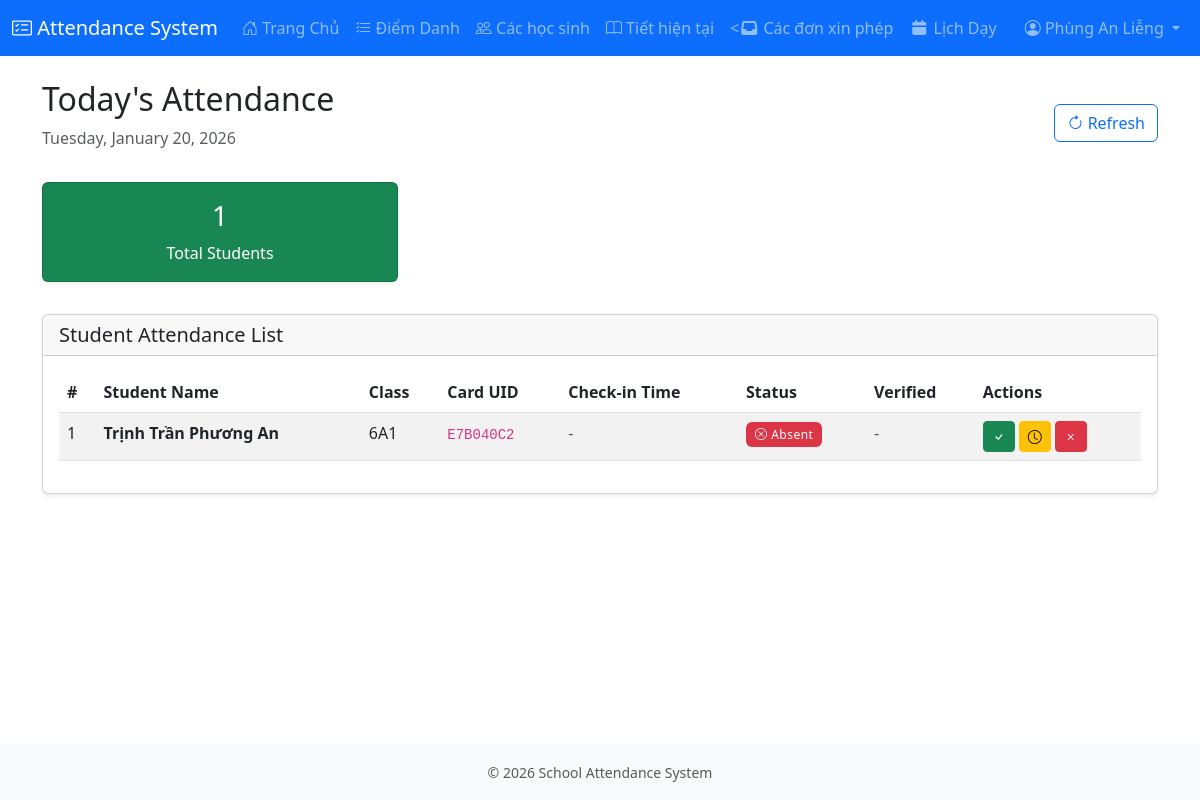
The app's page /teacher/attendance/ (signed in) with its own data.
### attendance/models.py (models this page shows, shortened)
class Teachers(models.Model):
    GENDER_CHOICES = [
        ('male', 'Nam'),
        ('female', 'Nữ'),
        ('other', 'Khác')
    ]
    teacher_id = UUIDv7Field(primary_key=True, editable=False)
    teacher_card_id = models.CharField(max_length=10, unique=True, blank=False, null=False)
    teacher_full_name = models.CharField(max_length=150, blank=False, null=False)
    teacher_gender = models.CharField(max_length=10, choices=GENDER_CHOICES, blank=True, null=True)
    teacher_birthday = models.DateField(null=True, blank=True)
    teacher_phone_number = models.CharField(
        max_length=20, unique=True, blank=True, null=True,
        validators=[RegexValidator(regex=r'^\d{10,11}$', message='Enter a valid 10-11 digit phone number')]
    )
    teacher_subject = models.CharField(max_length=30, blank=True, null=True)
    teacher_regular_address = models.CharField(max_length=255, blank=True, null=True)
    teacher_temporary_address = models.CharField(max_length=255, blank=True, null=True)
    teacher_profile_image = models.ImageField(
        upload_to=teacher_profile_path, null=True, blank=True,
        validators=[FileExtensionValidator(allowed_extensions=['jpg', 'jpeg', 'png'])]
    )
    created_at = models.DateTimeField(auto_now_add=True)
    updated_at = models.DateTimeField(auto_now=True)
    teacher_active_status = models.BooleanField(default=True)
    user = models.OneToOneField(User, on_delete=models.CASCADE, null=True, blank=True, related_name="teacher_profile")
    class Meta:
        db_table = 'teachers'
        ordering = ['teacher_full_name']
        indexes = [
            models.Index(fields=['teacher_card_id']),
            models.Index(fields=['teacher_active_status']),
        ]
        verbose_name = 'Teacher'
        verbose_name_plural = 'Teachers'

class Students(models.Model):
    GENDER_CHOICES = [
        ('male', 'Nam'),
        ('female', 'Nữ'),
        ('other', 'Khác')
    ]
    ROLE_CHOICES = [
        ('student', 'Học sinh'),
        ('lop_truong', 'Lớp trưởng'),
        ('lop_pho', 'Lớp phó'),
        ('to_truong', 'Tổ trưởng'),
    ]
    student_id = UUIDv7Field(primary_key=True, editable=False)
    student_card_uid = models.CharField(max_length=8, unique=True, blank=False, null=False, db_index=True)
    student_full_name = models.CharField(max_length=150, blank=False, null=False)
    student_class = models.ForeignKey(Class, on_delete=models.SET_NULL, null=True, related_name='students')
    student_gender = models.CharField(max_length=10, choices=GENDER_CHOICES, blank=True, null=True)
    student_birthday = models.DateField(null=True, blank=True)
    student_phone_number = models.CharField(
        max_length=20, unique=True, blank=True, null=True,
        validators=[RegexValidator(regex=r'^\d{10,11}$', message='Enter a valid 10-11 digit phone number')]
    )
    student_regular_address = models.CharField(max_length=255, blank=True, null=True)
    student_temporary_address = models.CharField(max_length=255, blank=True, null=True)
    student_profile_image = models.ImageField(
        upload_to=student_profile_path, null=True, blank=True,
        validators=[FileExtensionValidator(allowed_extensions=['jpg', 'jpeg', 'png'])]
    )
    student_role = models.CharField(
        max_length=20,
        choices=ROLE_CHOICES,
        default='student',
        null=True,  # Makes migration safe
        blank=True
    )
    to_number = models.IntegerField(
        null=True,
        blank=True,
        help_text="Tổ number (1-4)"
    )
    seat_number = models.IntegerField(
        null=True,
        blank=True,
        help_text="Seat in tổ (1-10)"
    )
    created_at = models.DateTimeField(auto_now_add=True)
    updated_at = models.DateTimeField(auto_now=True)
    student_active_status = models.BooleanField(default=True)
    class Meta:
        db_table = 'students'
        ordering = ['student_full_name']
        indexes = [
            models.Index(fields=['student_card_uid']),
            models.Index(fields=['student_active_status']),
            models.Index(fields=['student_class']),
            models.Index(fields=['student_full_name']),
            models.Index(fields=['student_role']),
        ]
        verbose_name = 'Student'
        verbose_name_plural = 'Students'

class Class(models.Model):
    class_id = UUIDv7Field(primary_key=True, editable=False)
    class_name = models.CharField(max_length=50)
    grade_level = models.IntegerField()
    academic_year = models.ForeignKey(AcademicYear, on_delete=models.CASCADE, related_name='classes')
    homeroom_teacher = models.ForeignKey('Teachers', models.SET_NULL, null=True, blank=True, related_name='homeroom_classes')
    created_at = models.DateTimeField(auto_now_add=True)
    class Meta:
        db_table = 'class'
        unique_together = [['class_name', 'academic_year'], ['homeroom_teacher', 'academic_year']]
        ordering = ['grade_level', 'class_name']
        verbose_name = 'Class'
        verbose_name_plural = 'Classes'

### attendance/views.py (the view)
# urls.py: path('teacher/attendance/', views.teacher_attendance_list, name='teacher_attendance_list'),
@login_required
def teacher_attendance_list(request):
	if not hasattr(request.user, 'teacher_profile'):
		return HttpResponse("Access denied")
	teacher = request.user.teacher_profile
	teacher_classes = teacher.homeroom_classes.all()
	if not teacher_classes.exists():
		return render(request, 'teacher/attendance_list.html', {
			'no_class': True
		})
	now = timezone.now()
	local_now = timezone.localtime(now)
	today = local_now.date()
	students = Students.objects.filter(
		student_class__in=teacher_classes,
		student_active_status=True
	).order_by('student_class', 'student_full_name')
	today_attendance = Attendance.objects.filter(
		check_in_date=today
	).select_related('student')
	attendance_dict = {att.student.student_id: att for att in today_attendance}
	student_attendance = []
	for student in students:
		attendance = attendance_dict.get(student.student_id)
		student_attendance.append({
			'student': student,
			'attendance': attendance,
			'status': attendance.status if attendance else 'absent',
			'check_in_time': attendance.check_in_time if attendance else None,
		})
	context = {
		'teacher': teacher,
		'student_attendance': student_attendance,
		'today': today,
	}
	return render(request, 'teacher/attendance_list.html', context)

### attendance/templates/teacher/attendance_list.html (shortened to what this page needs)
{% extends 'base.html' %}
{% block content %}
<div class="row">
    <div class="col-12">
        <div class="d-flex justify-content-between align-items-center">
            <div>
                <h2>Today's Attendance</h2>
                <p class="text-muted">{{ today|date:"l, F d, Y" }}</p>
            </div>
            <div>
                <button class="btn btn-outline-primary" onclick="location.reload()">
                    <i class="bi bi-arrow-clockwise"></i> Refresh
                </button>
            </div>
        </div>
    </div>
</div>
{% if no_class %}
<div class="alert alert-warning">
    You are not assigned to any class yet.
</div>
{% else %}
<div class="row mt-3">
    <div class="col-md-4">
        <div class="card bg-success text-white">
            <div class="card-body text-center">
                <h3>{{ student_attendance|length }}</h3>
                <p class="mb-0">Total Students</p>
            </div>
        </div>
    </div>
</div>
<div class="card mt-3">
    <div class="card-header">
        <h5 class="mb-0">Student Attendance List</h5>
    </div>
    <div class="card-body">
        <div class="table-responsive">
            <table class="table table-striped table-hover">
                <thead>
                    <tr>
                        <th>#</th>
                        <th>Student Name</th>
                        <th>Class</th>
                        <th>Card UID</th>
                        <th>Check-in Time</th>
                        <th>Status</th>
                        <th>Verified</th>
                        <th>Actions</th>
                    </tr>
                </thead>
                <tbody>
                    {% for item in student_attendance %}
                    <tr id="row-{{ item.student.student_id }}">
                        <td>{{ forloop.counter }}</td>
                        <td>
                            <strong>{{ item.student.student_full_name }}</strong>
                        </td>
                        <td>{{ item.student.student_class.class_name }}</td>
                        <td><code>{{ item.student.student_card_uid }}</code></td>
                        <td>
                            {% if item.check_in_time %}
                                {{ item.check_in_time|time:"H:i:s" }}
                            {% else %}
                                <span class="text-muted">-</span>
                            {% endif %}
                        </td>
                        <td>
                            <span class="badge status-badge
                                {% if item.status == 'attended' %}bg-success
                                {% elif item.status == 'late' %}bg-warning
                                {% else %}bg-danger{% endif %}"
                                onclick="changeStatus('{{ item.student.student_id }}', '{{ item.status }}')">
                                {% if item.status == 'attended' %}
                                    <i class="bi bi-check-circle"></i> Present
                                {% elif item.status == 'late' %}
                                    <i class="bi bi-clock"></i> Late
                                {% else %}
                                    <i class="bi bi-x-circle"></i> Absent
                                {% endif %}
                            </span>
                        </td>
                        <td>
                            {% if item.attendance %}
                                {% if item.attendance.is_verified_by_teacher %}
                                    <i class="bi bi-check-circle-fill text-success" title="Verified"></i>
                                {% else %}
                                    <button class="btn btn-sm btn-outline-primary"
                                            onclick="verifyAttendance('{{ item.attendance.attendance_id }}')">
                                        <i class="bi bi-check"></i> Verify
                                    </button>
                                {% endif %}
                            {% else %}
                                <span class="text-muted">-</span>
                            {% endif %}
                        </td>
                        <td>
                            <div class="action-buttons">
                                <button class="btn btn-sm btn-success"
                                        onclick="markAttendance('{{ item.student.student_id }}', 'attended')"
                                        title="Mark Present">
                                    <i class="bi bi-check"></i>
                                </button>
                                <button class="btn btn-sm btn-warning"
                                        onclick="markAttendance('{{ item.student.student_id }}', 'late')"
                                        title="Mark Late">
                                    <i class="bi bi-clock"></i>
                                </button>
                                <button class="btn btn-sm btn-danger"
                                        onclick="markAttendance('{{ item.student.student_id }}', 'absent')"
                                        title="Mark Absent">
                                    <i class="bi bi-x"></i>
                                </button>
                            </div>
                        </td>
                    </tr>
                    {% endfor %}
                </tbody>
            </table>
        </div>
    </div>
</div>
{% endif %}
{% endblock %}

### attendance/templates/base.html (shortened to what this page needs)
<!DOCTYPE html>
<html lang="vi">
<head>
    <link href="https://cdn.jsdelivr.net/npm/bootstrap@5.3.0/dist/css/bootstrap.min.css" rel="stylesheet">
    <link rel="stylesheet" href="https://cdn.jsdelivr.net/npm/bootstrap-icons@1.10.0/font/bootstrap-icons.css">
    <link rel="stylesheet" href="https://cdnjs.cloudflare.com/ajax/libs/font-awesome/7.0.1/css/all.min.css">
    {% load static %}
    <link rel="stylesheet" href="{% static 'css/style.css' %}">
</head>
<body>
    <div class="toast-container position-fixed top-0 end-0 p-3" style="z-index: 9999;">
    </div>
    <nav class="navbar navbar-expand-lg navbar-dark bg-primary">
        <div class="container-fluid">
            <a class="navbar-brand" href="#">
                <i class="bi bi-card-checklist"></i> Attendance System
            </a>
            {% if user.is_authenticated %}
            <div class="collapse navbar-collapse" id="navbarNav">
                <ul class="navbar-nav me-auto">
                    {% if user.teacher_profile %}
                    <li class="nav-item">
                        <a class="nav-link" href="{% url 'teacher_dashboard' %}">
                            <i class="bi bi-house-door"></i> Trang Chủ
                        </a>
                    </li>
                    <li class="nav-item">
                        <a class="nav-link" href="{% url 'teacher_attendance_list' %}">
                            <i class="bi bi-list-check"></i> Điểm Danh
                        </a>
                    </li>
                    <li class="nav-item">
                        <a class="nav-link" href="{% url 'teacher_students' %}">
                            <i class="bi bi-people"></i> Các học sinh
                        </a>
                    </li>
                    <li class="nav-item">
                        <a class="nav-link" href="{% url 'teacher_current_classes' %}">
                            <i class="bi bi-book"></i> Tiết hiện tại
                        </a>
                    </li>
                    <li class="nav-item">
                        <a class="nav-link" href="{% url 'teacher_manage_excuses' %}">
                            <<i class="fa-solid fa-inbox"></i> Các đơn xin phép
                        </a>
                    </li>
                    <li class="nav-item">
                        <a class="nav-link" href="{% url 'teacher_my_schedule' %}">
                            <i class="fa-solid fa-calendar"></i> Lịch Dạy
                        </a>
                    </li>
                    {% endif %}
                </ul>
                <ul class="navbar-nav">
                    <li class="nav-item dropdown">
                        <a class="nav-link dropdown-toggle" href="#" id="userDropdown" role="button" data-bs-toggle="dropdown">
                            <i class="bi bi-person-circle"></i>
                            {% if user.teacher_profile %}
                                {{ user.teacher_profile.teacher_full_name }}
                            {% elif user.parent_profile %}
                                {{ user.parent_profile.parent_mother_name }}
                            {% else %}
                                {{ user.username }}
                            {% endif %}
                        </a>
                    </li>
                </ul>
            </div>
            {% endif %}
        </div>
    </nav>
    <main class="{% if not user.parent_profile %}container{% endif %} mt-4">
        {% block content %}{% endblock %}
    </main>
    <footer class="mt-5 py-3 bg-light">
        <div class="container text-center text-muted">
            <small>© 2026 School Attendance System</small>
        </div>
    </footer>
</body>
</html>

### static/css/style.css (style rules this page uses)
body { min-height: 100vh; display: flex; flex-direction: column; }
main { flex: 1; }
.card { box-shadow: 0 0.125rem 0.25rem rgba(0,0,0,0.075); margin-bottom: 1rem; }
.badge { padding: 0.5em 0.75em; }
footer { margin-top: auto; }
.card, .btn, .badge { transition: all 0.3s ease; }
.badge { font-weight: 500; letter-spacing: 0.5px; }
.action-buttons { display: flex; gap: 0.25rem; flex-wrap: wrap; }
.table-hover tbody tr { cursor: pointer; transition: background-color 0.2s; }

### attendance/templates/teacher/attendance_list.html (style rules this page uses)
.action-buttons { display: flex; gap: 0.25rem; }
.status-badge { cursor: pointer; }

### records on screen
Students: student.student_full_name "Trịnh Trần Phương An", student.student_class.class_name "6A1", student.student_card_uid "E7B040C2"

### other values on screen
{{ user.teacher_profile.teacher_full_name }} "Phùng An Liễng"
{{ today|date:"l, F d, Y" }} "Tuesday, January 20, 2026"
{{ student_attendance|length }} "1"
